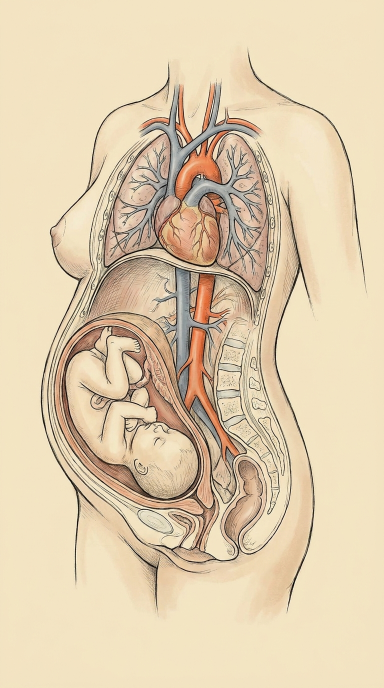
#> input picture videos/fetus-breathing/sketch/img/src/01.jpg, 768 x 1376 px (shown at 1/2 size); its folder holds only this picture in this run
$ python prep.py
#> lines starting #> are read from the running program, lines starting #| are printed output that depends on the picture; after the words box and inside, x2 and y2 are one past the last pixel; in counts of white or black regions, pixels touching at a corner belong together
"""Prepare the channel's illustrations for the panel: remove stray text (07), key out the cream paper background to
alpha (so the drawings sit on the template's own graph paper), trim, and save as webp. python3 prep.py"""
import cv2, numpy as np, os
H = os.path.dirname(os.path.abspath(__file__))
for n in range(1, 15):
    im = cv2.imread(f"{H}/src/{n:02d}.jpg")
#> im is the input picture: shape (1376, 768, 3); mean B, G, R 174.2, 204.9, 223.8
    if n == 7:   # the English words on the two red cells
        g = cv2.cvtColor(im, cv2.COLOR_BGR2GRAY); m = np.zeros(g.shape, np.uint8)
        for x0, y0, x1, y1 in [(110, 665, 210, 725), (475, 665, 575, 725)]:
            box = g[y0:y1, x0:x1]; m[y0:y1, x0:x1] = (box < np.median(box) - 35).astype(np.uint8) * 255
        m = cv2.dilate(m, np.ones((5, 5), np.uint8), 2); im = cv2.inpaint(im, m, 9, cv2.INPAINT_TELEA)
    lab = cv2.cvtColor(im, cv2.COLOR_BGR2LAB).astype(np.float32)
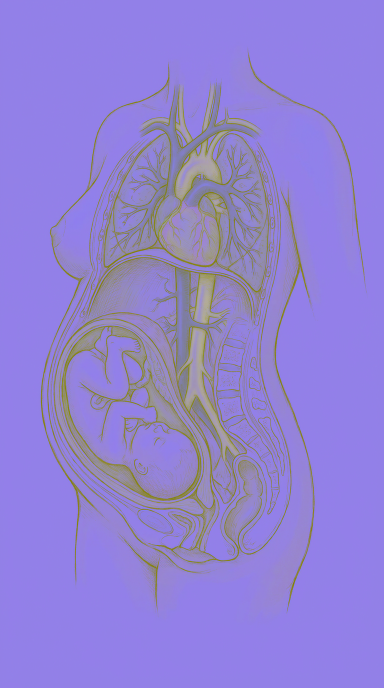
#> lab: shape (1376, 768, 3) float32 (shown at 1/2 size); mean B, G, R 210.6, 129.8, 145
    h, w = lab.shape[:2]
#> h = 1376; w = 768
    # background = the paper colours along the border (some images have two tones)
    border = np.concatenate([lab[:12].reshape(-1, 3), lab[-12:].reshape(-1, 3), lab[:, :12].reshape(-1, 3), lab[:, -12:].reshape(-1, 3)])
    refs = np.unique((border / 4).round() * 4, axis=0)
#> refs = [[228, 128, 144], [228, 128, 148], [232, 128, 144], [232, 128, 148], [236, 128, 148]]
    if len(refs) > 40: refs = refs[np.random.default_rng(0).choice(len(refs), 40, replace=False)]
    dist = np.full((h, w), 1e9, np.float32)
    for r in refs: dist = np.minimum(dist, np.linalg.norm(lab - r, axis=2))
#> this loop made 5 passes
#> pass 1, `for r in refs: dist = np.minimum(dist, np.linalg.norm(lab - r, axis=2))`:
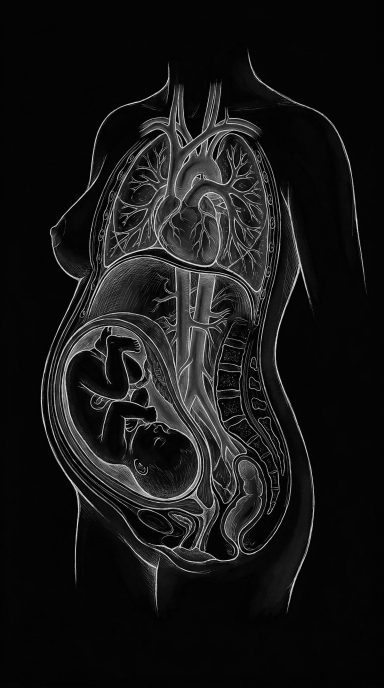
#> dist: shape (1376, 768) float32 (shown at 1/2 size); min 0, max 228.6, mean 22.6
    a = np.clip((dist - 6) / 10, 0, 1)                      # feathered key
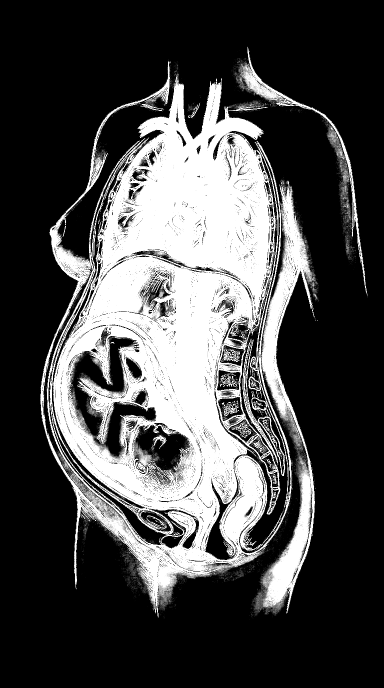
#> a: shape (1376, 768) float32 (shown at 1/2 size); min 0, max 1, mean 0.289
    # only key regions connected to the border (keep paper-coloured areas inside the drawing)
    bgmask = (a < .5).astype(np.uint8); ff = bgmask.copy(); cv2.floodFill(ff, np.zeros((h + 2, w + 2), np.uint8), (0, 0), 2)
#> after `bgmask = (a < 0.5).astype(np.uint8)`:
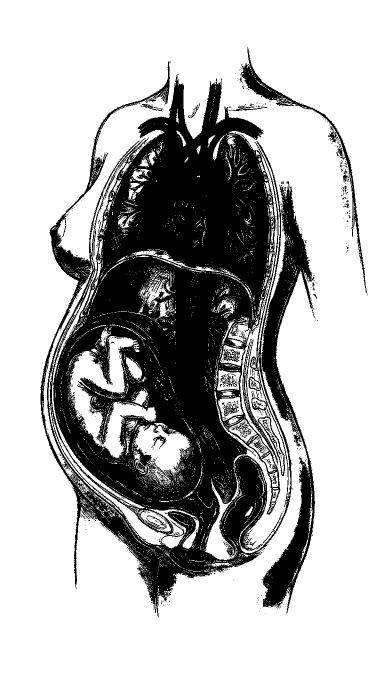
#> bgmask: shape (1376, 768) (shown at 1/2 size); values 0 (black) and 1 (white), 71.4% white; 824 black regions (792 under 20 px), largest, box (x1, y1, x2, y2) and area: (81, 123, 583, 1235) 265684, (523, 362, 630, 1227) 26439, (480, 94, 735, 588) 5099
    for p in [(w - 1, 0), (0, h - 1), (w - 1, h - 1), (w // 2, 0), (w // 2, h - 1)]:
        if ff[p[1], p[0]] == 1: cv2.floodFill(ff, np.zeros((h + 2, w + 2), np.uint8), p, 2)
    outside = (ff == 2).astype(np.float32); outside = cv2.GaussianBlur(outside, (0, 0), 1.2)
#> after `outside = (ff == 2).astype(np.float32)`:
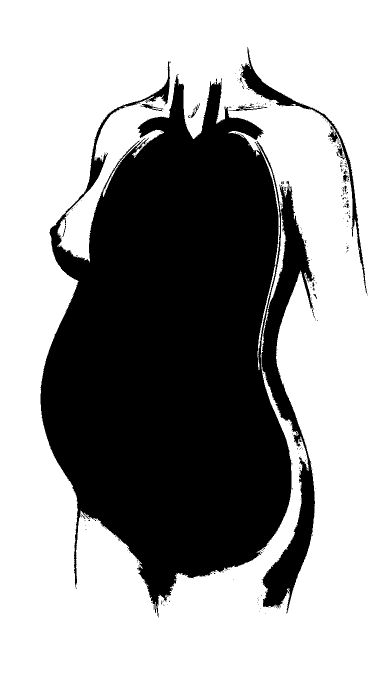
#> outside: shape (1376, 768) float32 (shown at 1/2 size); values 0 (black) and 1 (white), 63% white; 326 black regions (312 under 20 px), largest, box (x1, y1, x2, y2) and area: (81, 123, 583, 1235) 356450, (523, 362, 630, 1227) 27597, (480, 94, 735, 588) 5517
    alpha = 1 - outside * (1 - a)
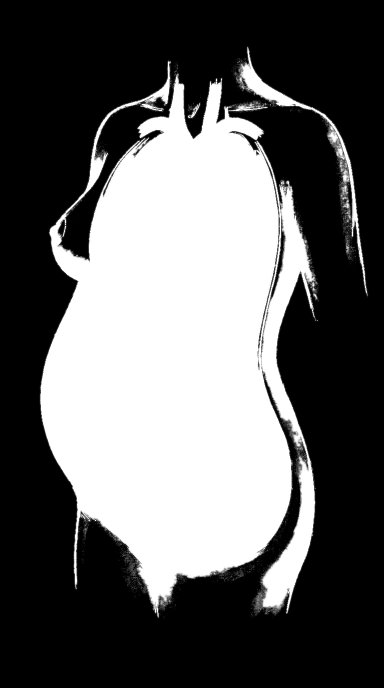
#> alpha: shape (1376, 768) float32 (shown at 1/2 size); min -1.19e-07, max 1, mean 0.38; drawn with min black and max white
    rgba = cv2.cvtColor(im, cv2.COLOR_BGR2BGRA); rgba[..., 3] = (alpha * 255).astype(np.uint8)
    ys, xs = np.where(alpha > .05); y0, y1, x0, x1 = max(0, ys.min() - 6), min(h, ys.max() + 6), max(0, xs.min() - 6), min(w, xs.max() + 6)
#> after `y0, y1, x0, x1 = (max(0, ys.min() - 6), min(h, ys.max() + 6), max(0, x`: y0 = 86; y1 = 1244; x0 = 73; x1 = 742
    rgba = rgba[y0:y1, x0:x1]
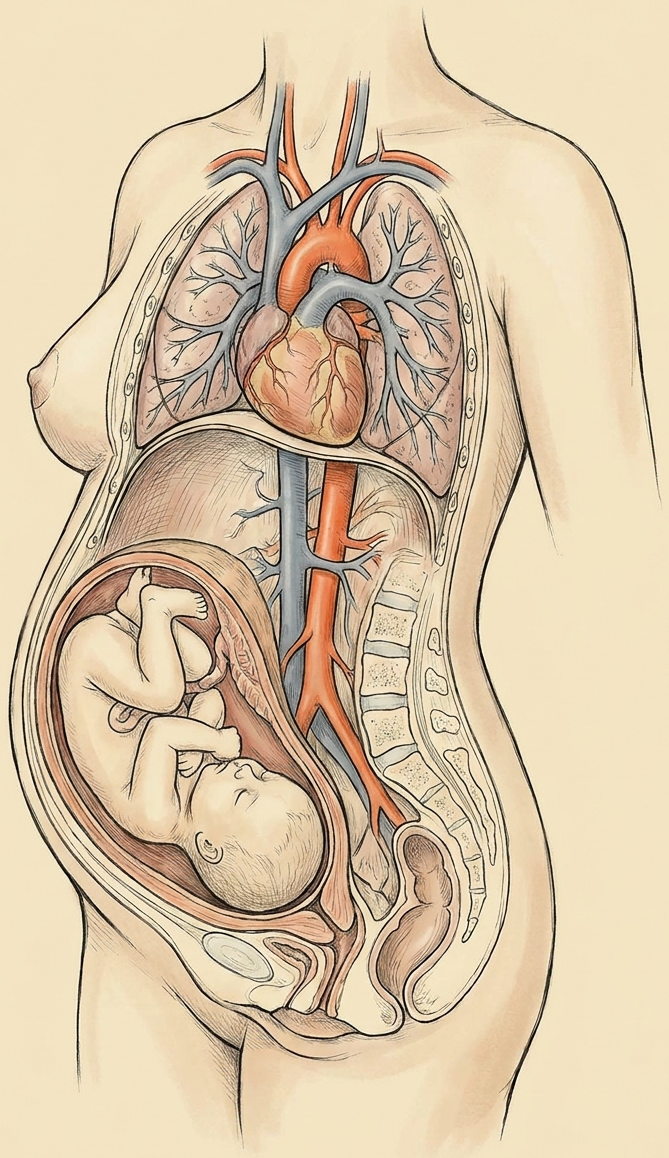
#> rgba: shape (1158, 669, 4); mean B, G, R, A 167, 196.6, 216.8, 132
    cv2.imwrite(f"{H}/{n:02d}.webp", rgba, [cv2.IMWRITE_WEBP_QUALITY, 92])
    print(n, rgba.shape[1], rgba.shape[0])
#| 1 669 1158
#> (the run stopped early here; a loop or call above may not have finished)
